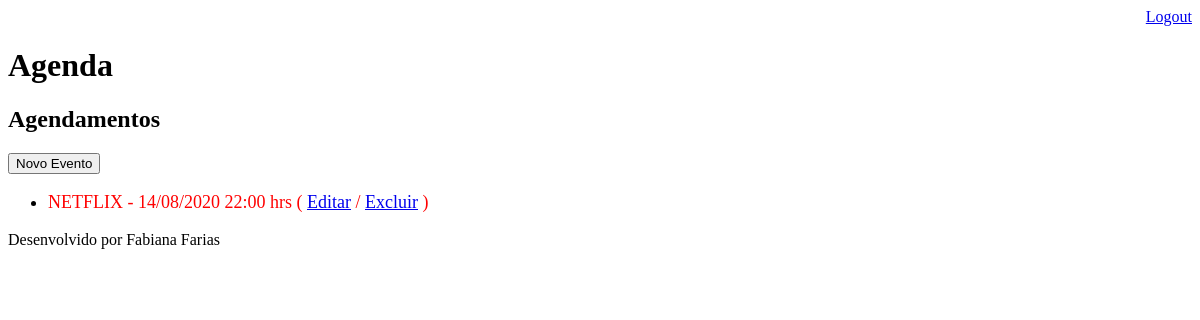
The page /agenda/ (signed in) on the database as committed earlier.
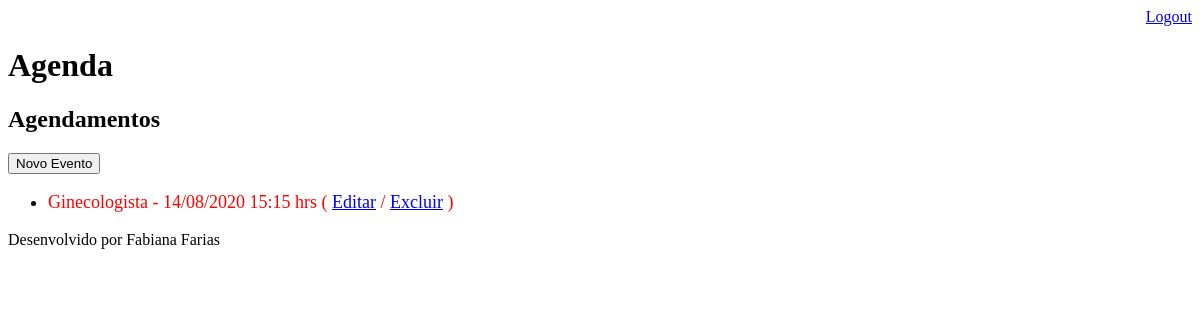
The same page on the database as committed later.
### core/models.py (models this page shows, shortened)
class Evento(models.Model):
    titulo = models.CharField(max_length=100)
    descricao = models.TextField(blank=True, null=True)
    data_evento = models.DateTimeField(verbose_name='Data do evento')
    data_criacao = models.DateTimeField(auto_now=True)
    usuario = models.ForeignKey(User, on_delete=models.CASCADE)
    class Meta:
        db_table = 'evento'
    def get_data_evento(self):
        return self.data_evento.strftime('%d/%m/%Y %H:%M hrs')
    def get_evento_atrasado(self):
        if self.data_evento < datetime.now():
            return True
        else:
            False

### core/views.py (the view)
# urls.py: path('agenda/',views.lista_eventos),
@login_required(login_url='/login/')
def lista_eventos(request):
    usuario = request.user
    data_atual = datetime.now() - timedelta(hours=1)
    evento = Evento.objects.filter(usuario=usuario,
                                   data_evento__lt=data_atual)
    dados = {'eventos':evento}
    return render(request,'agenda.html', dados)

### templates/agenda.html
{% extends "model-page.html" %}
{% block content %}
    <h2>Agendamentos</h2>
    <a href="evento/">
        <button type="button">Novo Evento</button>
    </a>
    <ul style="font-size:18px">
        {% for evento in eventos %}
            <li>
                <div style={% if evento.get_evento_atrasado %}
                              "color:red"
                            {% endif %}>
                    {{ evento.titulo}} - {{ evento.get_data_evento}}
                    ( <a href="evento/?id={{ evento.id }}">Editar</a>
                    / <a href="evento/delete/{{ evento.id }}/">Excluir</a> )
                </div>
            </li>
        {% endfor %}
    </ul>
{% endblock %}

Rows that differ between the two databases and show on the page:
no longer on this page (row edited): Evento: titulo "NETFLIX", get_data_evento "14/08/2020 22:00 hrs"
now on this page (row edited): Evento: titulo "Ginecologista", get_data_evento "14/08/2020 15:15 hrs"
